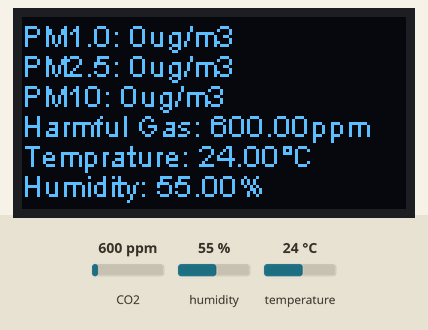
Recording of a sketch running on a simulated Arduino Uno, built with avr-gcc and run on an emulated ATmega328P. Shown: 128×64 one-colour display. Inputs (shaded band) come from the test bench; at power-on: CO2 600 ppm, humidity 55 %, temperature 24 °C. No radio packets arrive unless stated; what the sketch prints to the serial monitor is not drawn.

Above: at 1.6 s.
1.7 s: CO2 set to 452 ppm
At 5.3 s:
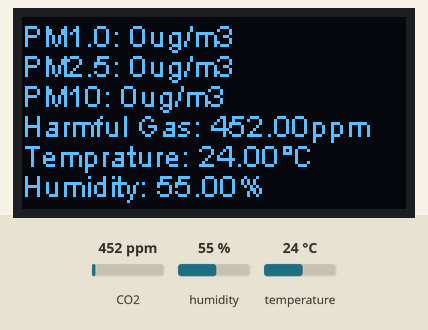
5.6 s: humidity set to 22 %
At 8.0 s:
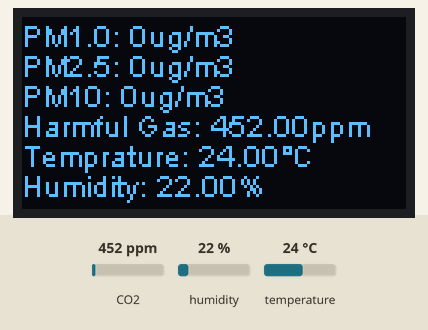
8.7 s: temperature set to 12 °C
At 11.4 s:
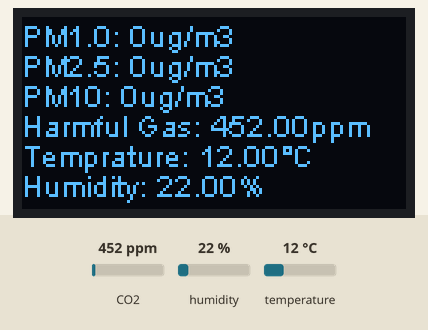
11.7 s: CO2 set to 1050 ppm
At 14.2 s:
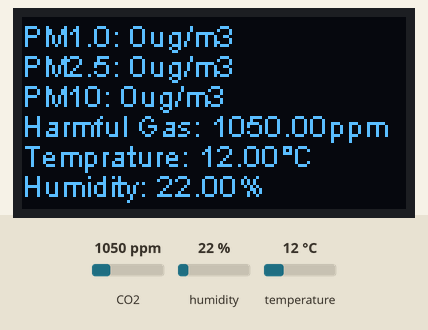
14.7 s: humidity set to 40 %
At 16.8 s:
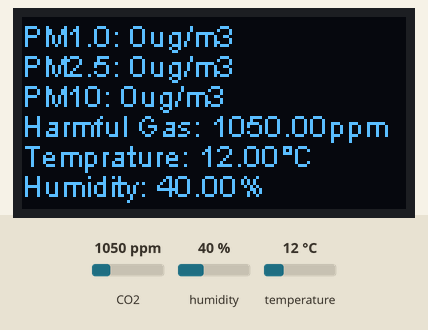
17.8 s: CO2 set to 1700 ppm
At 20.5 s:
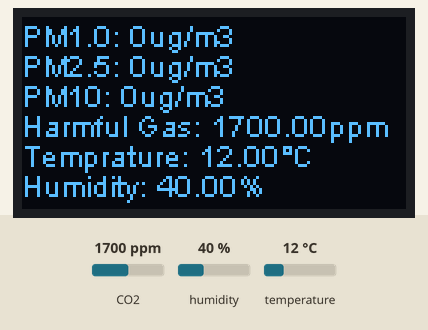
Timing chart, 0 to 21.8 s (numbered marks = the images above; inputs shaded):
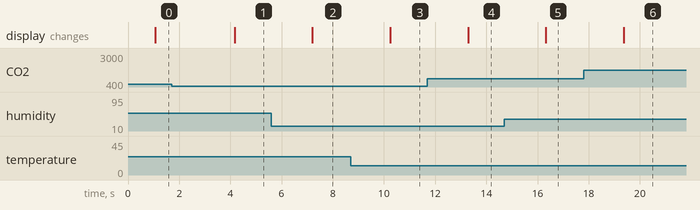

The sketch:

NodeESP.ino
```cpp
//code for NodeMCU ESP8266
#include <DHT.h>
#include <SPI.h>
#include <Wire.h>
#include <LoRa.h>
#include <DHT_U.h>
#include "MQ135.h"
#include <Arduino.h>
#include "SH1106Wire.h"
#include <SoftwareSerial.h>
#include <Adafruit_Sensor.h>

#define LENG 31        //starting byte is 0x42 + 31 bytes = 32 bytes
#define DHTPIN 2       //ESP D4 pin
#define DHTTYPE DHT11

#define lora_ss 15
#define lora_rst -1
#define lora_dio0 16

union{
  int32_t ival;
  float fval;
  unsigned char bytes[4];
}conv;

sensors_event_t DHT_event;        //DHT 11 setup
MQ135 gasSensor = MQ135(A0);      //MQ135 setup
//SoftwareSerial PMS5003_Serial;  //Software Serial for PMS5003
DHT_Unified dht(DHTPIN, DHTTYPE); //make dht object
SH1106Wire display(0x3c,SCL,SDA); //D1 -> SCL & D2 -> SDA

float LOC[2] = {0,0}; //[long,latt] //location of node
float Gas_con;               //MQ135 Vlaues
float Humidity;              //Humidity from DHT11
int PM01Value=0;             //1.0 um particles
int PM10Value=0;             //10 um particles
int PM2_5Value=0;            //2.5 um particles
float Temprature;            //Temprature from DHT11
unsigned char buff[LENG];    //buffer for PMS5003 uart packet
unsigned long next_upload=0; //Time for next upload
unsigned char LoraPacket[25];//Packet for LoRa

void setup()
{
  Serial.begin(9600);// serial port setup
  //PMS5003_Serial.begin(9600,SWSERIAL_8N1,0,15); //EspRx=0:D3, EspTx=15:D8

  //DHT 11 Setup
  dht.begin();
  sensor_t sensor;
  dht.temperature().getSensor(&sensor);
  dht.humidity().getSensor(&sensor);

  //Display setup
  display.init();
  display.flipScreenVertically();
  display.setContrast(255);
  display.clear();

  LoRa.setPins(lora_ss, lora_rst, lora_dio0);
  //LoRa.setSpreadingFactor(12);
  if (!LoRa.begin(865E6)){
    Serial.println("Starting LoRa failed!");
	//while (1);
  }
}

void loop()
{
  int32_t iPrevVal = 0 , AlertSend = 0;
  float fPrevVal = 0;
  //////////////////////////////////////////////PMS5003//////////////////////////////////////////////////
  if(Serial.find(0x42)){         //start of the transmission
    Serial.readBytes(buff,LENG); // store 31 bytes of data in buff

    if(buff[0] == 0x4d){
      if(verify_checksum(buff,LENG)){
        PM01Value = (buff[3] << 8) | buff[4];  //get PM1.0 value
        PM2_5Value = (buff[5] << 8) | buff[6]; //get PM2.5 value
        PM10Value = (buff[7] << 8) | buff[8];  //get PM10 value
      }
    }
  }

  conv.bytes[0] = LoraPacket[4];
  conv.bytes[1] = LoraPacket[5];
  conv.bytes[2] = LoraPacket[6];
  conv.bytes[3] = LoraPacket[7];
  iPrevVal = conv.ival;
  if((iPrevVal < 125) && (PM2_5Value > 125)){AlertSend = 1;}

  conv.bytes[0] = LoraPacket[8];
  conv.bytes[1] = LoraPacket[9];
  conv.bytes[2] = LoraPacket[10];
  conv.bytes[3] = LoraPacket[11];
  iPrevVal = conv.ival;
  if((iPrevVal < 60) && (PM10Value > 60)){AlertSend = 1;}

  /*Serial.print("PM1.0: ");
  Serial.print(PM01Value);
  Serial.println("  ug/m3");

  Serial.print("PM2.5: ");
  Serial.print(PM2_5Value);
  Serial.println("  ug/m3");

  Serial.print("PM10 : ");
  Serial.print(PM10Value);
  Serial.println("  ug/m3");*/
  ///////////////////////////////////////////////////////////////////////////////////////////////////////


  //////////////////////////////////////////////DHT11////////////////////////////////////////////////////
  // Get temperature event and print its value.
  dht.temperature().getEvent(&DHT_event);
  if (isnan(DHT_event.temperature)) {
    Serial.println(F("Error reading temperature!"));
  }
  else { Temprature = DHT_event.temperature; }

  // Get humidity event and print its value.
  dht.humidity().getEvent(&DHT_event);
  if (isnan(DHT_event.relative_humidity)) {
    Serial.println(F("Error reading humidity!"));
  }
  else { Humidity = DHT_event.relative_humidity; }

  //Serial.print(F("Temperature: "));
  //Serial.print(Temprature);
  //Serial.println(F("°C"));

  //Serial.print(F("Humidity: "));
  //Serial.print(Humidity);
  //Serial.println(F("%"));
  ///////////////////////////////////////////////////////////////////////////////////////////////////////


  //////////////////////////////////////////////MQ135////////////////////////////////////////////////////
  Gas_con = gasSensor.getPPM();

  conv.bytes[0] = LoraPacket[12];
  conv.bytes[1] = LoraPacket[13];
  conv.bytes[2] = LoraPacket[14];
  conv.bytes[3] = LoraPacket[15];
  fPrevVal = conv.fval;
  if((fPrevVal < 4) && (Gas_con > 4)){AlertSend = 1;}
  /*Serial.print("Air Quality: ");
  Serial.print(Gas_con);
  Serial.println("  PPM");
  Serial.println();*/
  ///////////////////////////////////////////////////////////////////////////////////////////////////////


  /////////////////////////////////////////////Display///////////////////////////////////////////////////
  display.clear();
  display.setTextAlignment(TEXT_ALIGN_LEFT);
  display.setFont(ArialMT_Plain_10);

  display.drawString(0,0,("PM1.0: " + String(PM01Value) + "ug/m3"));
  display.drawString(0,10,("PM2.5: " + String(PM2_5Value) + "ug/m3"));
  display.drawString(0,20,("PM10: " + String(PM10Value) + "ug/m3"));
  display.drawString(0,30,("Harmful Gas: " + String(Gas_con) + "ppm"));
  display.drawString(0,40,("Temprature: " + String(Temprature) + "°C"));
  display.drawString(0,50,("Humidity: " + String(Humidity) + "%"));
  display.display();
  ///////////////////////////////////////////////////////////////////////////////////////////////////////


  ////////////////////////////////////////Upload to Database/////////////////////////////////////////////
  unsigned long now_time = millis();

//  if((now_time >= next_upload)&&(now_time > 299999)){
//    next_upload = millis() + 300000;
  if((now_time >= next_upload)&&(now_time > 59999)){
    next_upload = millis() + 60000;
    SendData();
  }
  else if(AlertSend){
    SendData();
    AlertSend = 0;
  }
  ///////////////////////////////////////////////////////////////////////////////////////////////////////

  delay(2000); //Wait for 2 Seconds for next scan and upload
}

char verify_checksum(unsigned char *thebuff, char leng)
{
  char receiveflag = 0;
  int receiveSum = 0;

  for(int i=0; i<(leng-2); i++){
    receiveSum = receiveSum + thebuff[i];
  }
  receiveSum = receiveSum + 0x42;

  if(receiveSum == ((thebuff[leng - 2] << 8) + thebuff[leng-1]))  //check the serial data
  {
    receiveSum = 0;
    receiveflag = 1;
  }
  return receiveflag;
}

void SendData(void){

  conv.ival = PM01Value;
  LoraPacket[0] = conv.bytes[0];
  LoraPacket[1] = conv.bytes[1];
  LoraPacket[2] = conv.bytes[2];
  LoraPacket[3] = conv.bytes[3];

  conv.ival = PM2_5Value;
  LoraPacket[4] = conv.bytes[0];
  LoraPacket[5] = conv.bytes[1];
  LoraPacket[6] = conv.bytes[2];
  LoraPacket[7] = conv.bytes[3];

  conv.ival = PM10Value;
  LoraPacket[8] = conv.bytes[0];
  LoraPacket[9] = conv.bytes[1];
  LoraPacket[10] = conv.bytes[2];
  LoraPacket[11] = conv.bytes[3];

  conv.fval = Gas_con;
  LoraPacket[12] = conv.bytes[0];
  LoraPacket[13] = conv.bytes[1];
  LoraPacket[14] = conv.bytes[2];
  LoraPacket[15] = conv.bytes[3];

  conv.fval = Temprature;
  LoraPacket[16] = conv.bytes[0];
  LoraPacket[17] = conv.bytes[1];
  LoraPacket[18] = conv.bytes[2];
  LoraPacket[19] = conv.bytes[3];

  conv.fval = Humidity;
  LoraPacket[20] = conv.bytes[0];
  LoraPacket[21] = conv.bytes[1];
  LoraPacket[22] = conv.bytes[2];
  LoraPacket[23] = conv.bytes[3];

  conv.fval = LOC[0];
  LoraPacket[24] = conv.bytes[0];
  LoraPacket[25] = conv.bytes[1];
  LoraPacket[26] = conv.bytes[2];
  LoraPacket[27] = conv.bytes[3];

  conv.fval = LOC[1];
  LoraPacket[28] = conv.bytes[0];
  LoraPacket[29] = conv.bytes[1];
  LoraPacket[30] = conv.bytes[2];
  LoraPacket[31] = conv.bytes[3];

  LoRa.beginPacket(); //start packet

  LoRa.write(LoraPacket, 32); //Tx Packet

  LoRa.endPacket(); //end packet

  Serial.print("Data Posted");
}
```

Measured:
- after the input at 1.7 s, the display: changes after 2.5 s (image 1)
- after the input at 5.6 s, the display: changes after 1.6 s (image 2)
- after the input at 8.7 s, the display: changes after 1.5 s (image 3)
- after the input at 11.7 s, the display: changes after 1.6 s (image 4)
- after the input at 14.7 s, the display: changes after 1.6 s (image 5)
- after the input at 17.8 s, the display: changes after 1.6 s (image 6)
